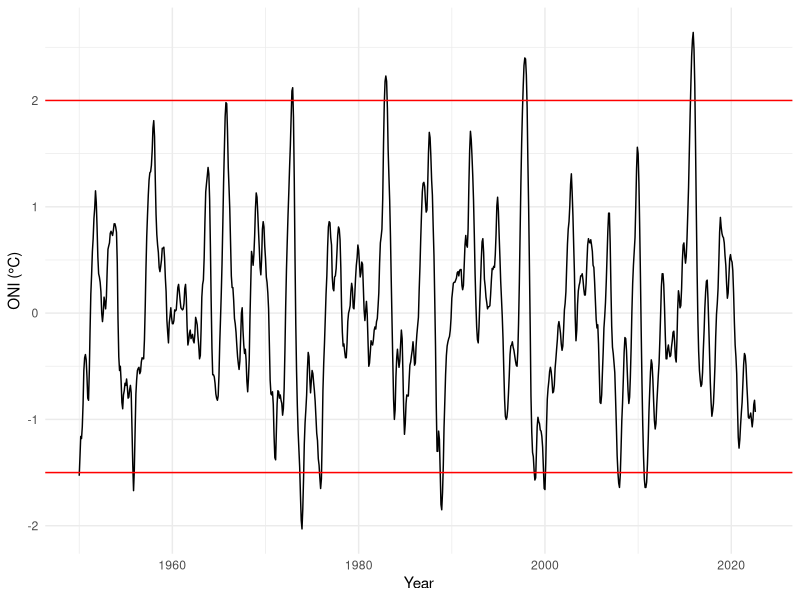
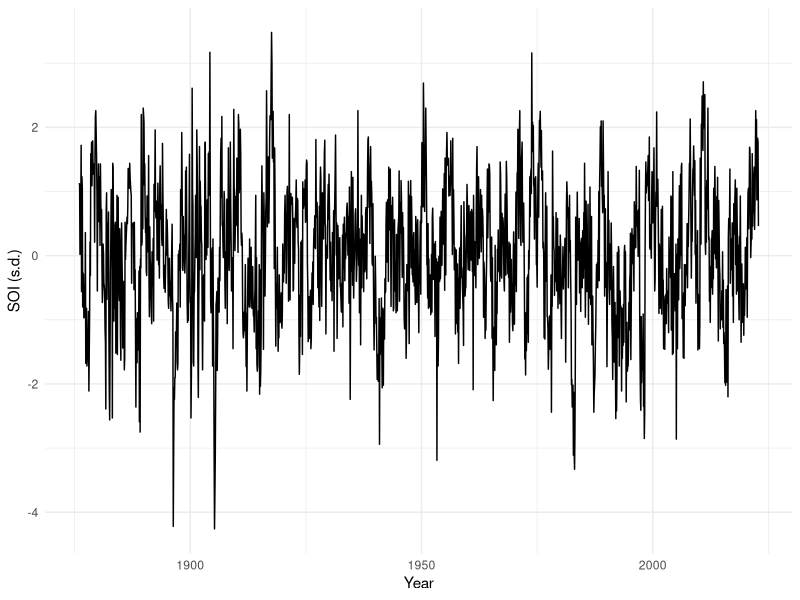
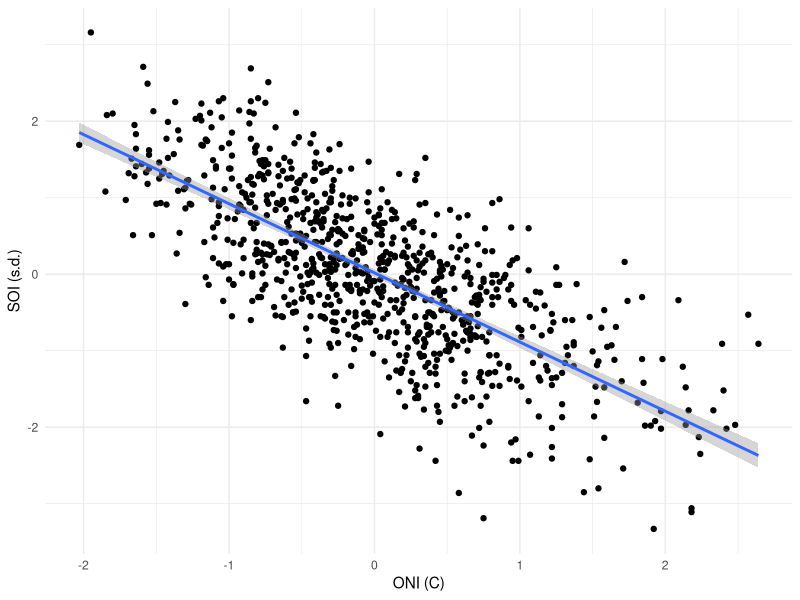

R code for these plots, in order:
## ---- chunk 1
#| echo: true
oni.df <- readr::read_csv(here::here("data", "ONI.csv")) |>
  data.frame()
## ---- chunk 2
#| echo: true
oni.df <- oni.df |>
  dplyr::mutate(Date = as.Date(paste0(Year, "-", Month, "-01")))
## ---- chunk 3
#| echo: true
#| output-location: slide
library(ggplot2)

ggplot(data = oni.df,
       mapping = aes(x = Date, 
                     y = ONI_C)) +
  geom_line() +
  geom_hline(yintercept = c(2, -1.5), col = "red") +
  labs(x = "Year", y = "ONI (°C)") +
  theme_minimal()
## ---- chunk 4
#| echo: true
soi.df <- readr::read_csv(file = here::here("data", "SOI.txt")) |>
  dplyr::mutate(Year = round(YearMo/100),
                Month = YearMo - Year * 100,
                Date = as.Date(paste0(Year, "-", Month, "-01")))
## ---- chunk 5
#| echo: true
#| output-location: slide
ggplot(data = soi.df,
       mapping = aes(x = Date, y = SOI_times10sd / 10)) +
  geom_line() +
  labs(x = "Year", y = "SOI (s.d.)") +
  theme_minimal()
## ---- chunk 6
#| echo: true
df <- oni.df |>
  dplyr::left_join(soi.df) |>
  dplyr::select(Date, ONI_C, SOI_times10sd) |>
  na.omit()

head(df)
## ---- chunk 7
#| echo: true
cor(df$ONI_C, df$SOI_times10sd)
## ---- chunk 8
#| echo: true
#| output-location: slide
ggplot(data = df,
       mapping = aes(x = ONI_C, 
                     y = SOI_times10sd / 10)) +
  geom_point() +
  geom_smooth(method = lm) +
  labs(x = "ONI (C)", y = "SOI (s.d.)") +
  theme_minimal()
